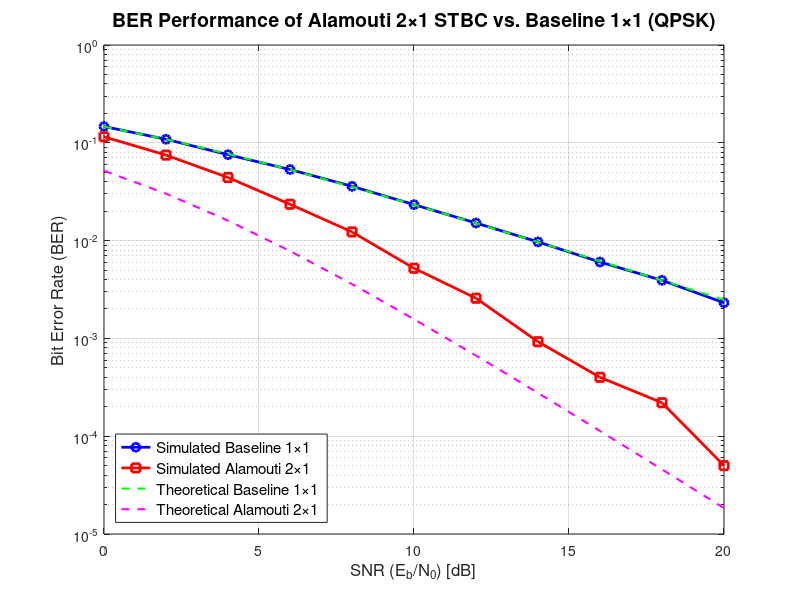
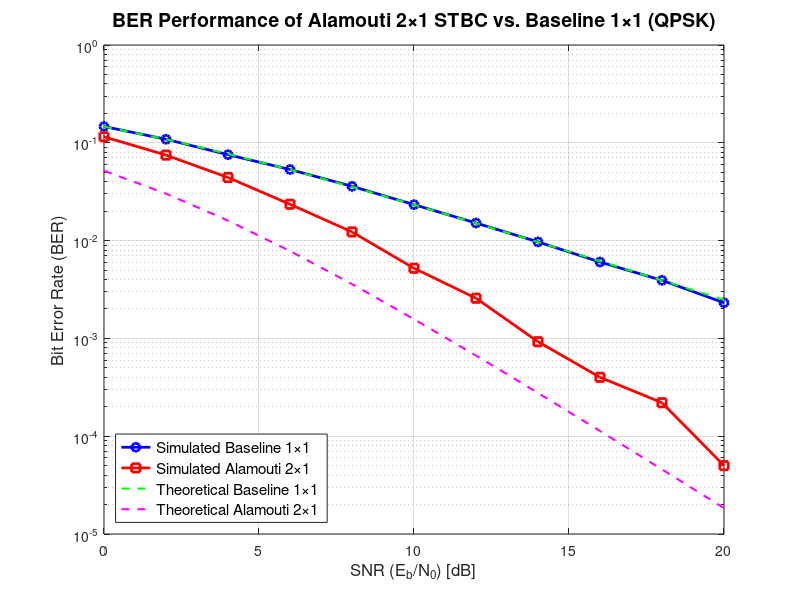
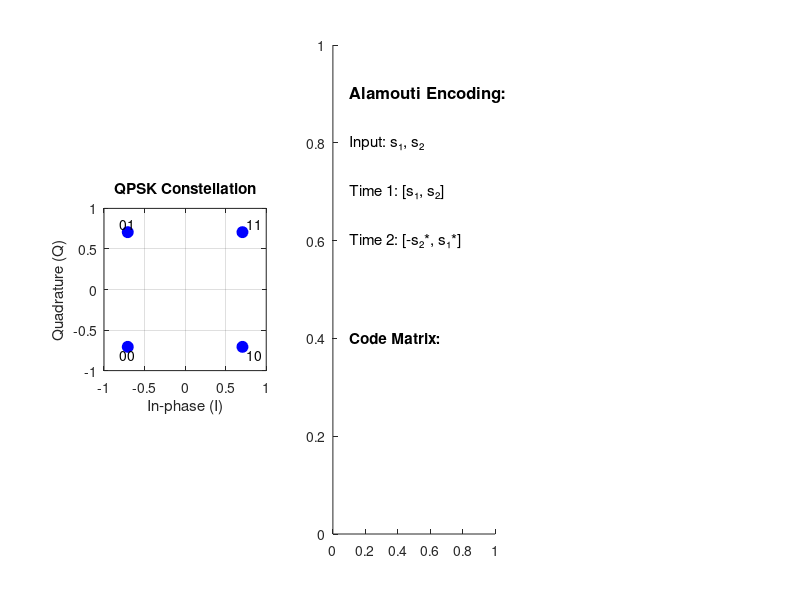

Write MATLAB code to recreate these figures, in order. (Note: this script raises an error after producing the figures.)
% Alamouti Space-Time Block Coding with QPSK
% Assignment 10 - Part 2: Baseline 1×1 vs Alamouti 2×1 STBC (QPSK)

clc; clear; close all;

%% 1. System Setup
N_bits = 200000;           % Total number of bits
k = 2;                     % Bits per symbol (QPSK: log2(4)=2)
N_symbols = N_bits / k;    % Total number of QPSK symbols
SNR_dB = 0:2:20;          % Range of SNR in dB

fprintf('=== ALAMOUTI SPACE-TIME BLOCK CODING ANALYSIS (QPSK) ===\n');
fprintf('Modulation: QPSK\n');
fprintf('Channel: Rayleigh Fading\n');
fprintf('Number of bits: %d\n', N_bits);
fprintf('Number of symbols: %d\n', N_symbols);
fprintf('SNR Range: %d to %d dB\n\n', SNR_dB(1), SNR_dB(end));

% Generate random bits and QPSK symbols (normalized to Es=1)
bits_tx = randi([0 1], 1, N_bits);

% QPSK Mapping: Bit 0 -> -1, Bit 1 -> +1 (for I and Q components)
I_map = 2 * bits_tx(1:2:end) - 1;
Q_map = 2 * bits_tx(2:2:end) - 1;
s_tx = (I_map + 1i * Q_map) / sqrt(2);  % Normalized QPSK symbols

BER_Baseline = zeros(size(SNR_dB));
BER_Alamouti = zeros(size(SNR_dB));

%% 2. BASELINE 1×1 SIMULATION (Uncoded)
fprintf('Computing Baseline 1×1 System...\n');
for ii = 1:length(SNR_dB)
    snr_lin = 10^(SNR_dB(ii)/10);
    noise_var = 1 / (k * snr_lin); % Noise variance N0/2 (Es=1)
    
    % Rayleigh channel (1Tx, 1Rx)
    h_base = (randn(1, N_symbols) + 1i * randn(1, N_symbols)) / sqrt(2);
    
    % AWGN noise
    n_base = sqrt(noise_var/2) * (randn(1, N_symbols) + 1i * randn(1, N_symbols));
    
    % Received signal
    r_base = h_base .* s_tx + n_base;
    
    % Detection (Zero-forcing equalization)
    s_rx_base = (conj(h_base) ./ abs(h_base).^2) .* r_base;
    
    % QPSK Demodulation
    % Decision: If real/imag part > 0 (closer to +1), guess bit 1
    bits_rx_I = real(s_rx_base) > 0;
    bits_rx_Q = imag(s_rx_base) > 0;
    
    % Interleave bits
    bits_rx_base = zeros(1, N_bits);
    bits_rx_base(1:2:end) = bits_rx_I;
    bits_rx_base(2:2:end) = bits_rx_Q;
    
    % Calculate BER
    BER_Baseline(ii) = mean(bits_rx_base ~= bits_tx);
    
    if mod(ii, 3) == 0
        fprintf('  SNR = %2d dB, BER = %.4e\n', SNR_dB(ii), BER_Baseline(ii));
    end
end

%% 3. ALAMOUTI 2×1 STBC SIMULATION
fprintf('\nComputing Alamouti 2×1 STBC...\n');

% Alamouti encoding: process symbols in pairs
s1 = s_tx(1:2:end);  % Symbol pair 1
s2 = s_tx(2:2:end);  % Symbol pair 2
N_pairs = length(s1);

for ii = 1:length(SNR_dB)
    snr_lin = 10^(SNR_dB(ii)/10);
    noise_var = 1 / (k * snr_lin); % Noise variance N0/2
    
    % Alamouti Space-Time Block Code:
    % Time 1: [s1, s2] transmitted from [Tx1, Tx2]
    % Time 2: [-s2*, s1*] transmitted from [Tx1, Tx2]
    
    % Transmitted symbols with power normalization (1/sqrt(2) per antenna)
    x1 = s1 / sqrt(2);        % Tx1 at time 1
    x2 = s2 / sqrt(2);        % Tx2 at time 1
    x3 = -conj(s2) / sqrt(2); % Tx1 at time 2
    x4 = conj(s1) / sqrt(2);  % Tx2 at time 2
    
    % Rayleigh fading channels (constant for two time slots)
    h1 = (randn(1, N_pairs) + 1i * randn(1, N_pairs)) / sqrt(2); % Tx1 to Rx
    h2 = (randn(1, N_pairs) + 1i * randn(1, N_pairs)) / sqrt(2); % Tx2 to Rx
    
    % Complex noise for time 1 and time 2
    n1 = sqrt(noise_var/2) * (randn(1, N_pairs) + 1i * randn(1, N_pairs));
    n2 = sqrt(noise_var/2) * (randn(1, N_pairs) + 1i * randn(1, N_pairs));
    
    % Received signals
    r1 = h1 .* x1 + h2 .* x2 + n1; % Time 1: r1 = h1*x1 + h2*x2 + n1
    r2 = h1 .* x3 + h2 .* x4 + n2; % Time 2: r2 = h1*x3 + h2*x4 + n2
    
    % Alamouti Combining (MRC at receiver) - compensates for the 1/sqrt(2) Tx scaling
    s1_hat_combined = (conj(h1) .* r1 + h2 .* conj(r2)) * sqrt(2);
    s2_hat_combined = (conj(h2) .* r1 - h1 .* conj(r2)) * sqrt(2);
    
    % Channel Gain Normalization
    H_squared = abs(h1).^2 + abs(h2).^2;
    s1_rx = s1_hat_combined ./ H_squared;
    s2_rx = s2_hat_combined ./ H_squared;
    
    % Aggregate received symbols
    s_rx_Alamouti = zeros(1, N_symbols);
    s_rx_Alamouti(1:2:end) = s1_rx;
    s_rx_Alamouti(2:2:end) = s2_rx;
    
    % QPSK Demodulation
    bits_rx_I = real(s_rx_Alamouti) > 0;
    bits_rx_Q = imag(s_rx_Alamouti) > 0;
    
    % Interleave bits
    bits_rx_Alamouti = zeros(1, N_bits);
    bits_rx_Alamouti(1:2:end) = bits_rx_I;
    bits_rx_Alamouti(2:2:end) = bits_rx_Q;
    
    % Calculate BER
    BER_Alamouti(ii) = mean(bits_rx_Alamouti ~= bits_tx);
    
    if mod(ii, 3) == 0
        fprintf('  SNR = %2d dB, BER = %.4e\n', SNR_dB(ii), BER_Alamouti(ii));
    end
end

%% 4. Plot Results
figure('Position', [100, 100, 800, 600]);
semilogy(SNR_dB, BER_Baseline, 'b-o', 'LineWidth', 2, 'MarkerSize', 6); 
hold on;
semilogy(SNR_dB, BER_Alamouti, 'r-s', 'LineWidth', 2, 'MarkerSize', 6);

% --- Added Theoretical Curves for Validation ---
EbNo_lin = 10.^(SNR_dB/10);

% Theoretical BER for 1×1 Rayleigh fading (Diversity Order 1)
BER_theory_1x1 = 0.5 * (1 - sqrt(EbNo_lin ./ (1 + EbNo_lin)));
semilogy(SNR_dB, BER_theory_1x1, 'g--', 'LineWidth', 1.5);

% Theoretical BER for 2×1 Alamouti (Diversity Order 2)
mu = sqrt(EbNo_lin ./ (1 + EbNo_lin));
BER_theory_Alamouti = (0.5 .* (1 - mu)).^2 .* (1 + 2 .* mu);
semilogy(SNR_dB, BER_theory_Alamouti, 'm--', 'LineWidth', 1.5);

% ------------------------------------------------
grid on;
xlabel('SNR (E_b/N_0) [dB]', 'FontSize', 12);
ylabel('Bit Error Rate (BER)', 'FontSize', 12);
title('BER Performance of Alamouti 2×1 STBC vs. Baseline 1×1 (QPSK)', 'FontSize', 14);
legend('Simulated Baseline 1×1', 'Simulated Alamouti 2×1', ...
       'Theoretical Baseline 1×1', 'Theoretical Alamouti 2×1', ...
       'Location', 'southwest', 'FontSize', 11);

% Adjusted y-axis limits to clearly show low BER
xlim([min(SNR_dB) max(SNR_dB)]);
ylim([1e-5 1]);

%% Performance Analysis
fprintf('\n=== PERFORMANCE ANALYSIS ===\n');
fprintf('BER Comparison at Different SNR Values:\n');
fprintf('SNR (dB)\t\tBaseline 1×1\t\tAlamouti 2×1\n');
fprintf('-------------------------------------------------------\n');
for i = 1:3:length(SNR_dB)
    fprintf('%2d\t\t%.4e\t%.4e\n', SNR_dB(i), BER_Baseline(i), BER_Alamouti(i));
end

%% Diversity Gain Analysis
fprintf('\nDiversity Gain Analysis:\n');
fprintf('========================\n');

% Find SNR for target BER = 1e-3
target_ber = 1e-3;
snr_baseline = interp1(BER_Baseline, SNR_dB, target_ber, 'linear', 'extrap');
snr_alamouti = interp1(BER_Alamouti, SNR_dB, target_ber, 'linear', 'extrap');

fprintf('SNR required for BER = %.0e:\n', target_ber);
fprintf('Baseline 1×1: %.2f dB\n', snr_baseline);
fprintf('Alamouti 2×1: %.2f dB\n', snr_alamouti);
fprintf('Alamouti Gain: %.2f dB\n', snr_baseline - snr_alamouti);

% Estimate diversity order from slope at high SNR
high_snr_range = SNR_dB >= 10;
if sum(high_snr_range) >= 3
    p_baseline = polyfit(SNR_dB(high_snr_range), log10(BER_Baseline(high_snr_range)), 1);
    p_alamouti = polyfit(SNR_dB(high_snr_range), log10(BER_Alamouti(high_snr_range)), 1);
    
    div_baseline = -p_baseline(1) * 10/log(10);
    div_alamouti = -p_alamouti(1) * 10/log(10);
    
    fprintf('\nEstimated Diversity Orders (from slope):\n');
    fprintf('Baseline 1×1: %.2f\n', div_baseline);
    fprintf('Alamouti 2×1: %.2f\n', div_alamouti);
    fprintf('Expected Alamouti: 2 (number of transmit antennas)\n');
end

%% QPSK Constellation Analysis
fprintf('\nQPSK Modulation Analysis:\n');
fprintf('=========================\n');
fprintf('Constellation Points: 4\n');
fprintf('Bits per Symbol: 2\n');
fprintf('Symbol Energy: Es = 1 (normalized)\n');
fprintf('Bit Energy: Eb = Es/2 = 0.5\n');
fprintf('Spectral Efficiency: 2 bits/s/Hz\n');

% QPSK constellation mapping
fprintf('\nQPSK Bit-to-Symbol Mapping:\n');
fprintf('00 -> (-1-j)/√2\n');
fprintf('01 -> (-1+j)/√2\n');
fprintf('10 -> (+1-j)/√2\n');
fprintf('11 -> (+1+j)/√2\n');

%% Alamouti Code Analysis for QPSK
fprintf('\nAlamouti STBC for QPSK:\n');
fprintf('=======================\n');
fprintf('Input: Two QPSK symbols s1, s2\n');
fprintf('Code Matrix: [s1  s2 ]\n');
fprintf('             [-s2* s1*]\n');
fprintf('Transmission:\n');
fprintf('  Time 1: Tx1 -> s1, Tx2 -> s2\n');
fprintf('  Time 2: Tx1 -> -s2*, Tx2 -> s1*\n');
fprintf('Properties:\n');
fprintf('  - Orthogonal design: S*S† = (|s1|² + |s2|²)*I\n');
fprintf('  - Full diversity order: 2\n');
fprintf('  - Code rate: 1 (no bandwidth expansion)\n');
fprintf('  - Linear ML decoding complexity\n');

%% Save Results
fprintf('\nSaving results...\n');
save('alamouti_qpsk_results.mat', 'SNR_dB', 'BER_Baseline', 'BER_Alamouti', ...
     'BER_theory_1x1', 'BER_theory_Alamouti', 'N_bits', 'N_symbols', ...
     'target_ber', 'snr_baseline', 'snr_alamouti');

% Export figure
saveas(gcf, 'alamouti_qpsk_ber.png');
saveas(gcf, 'alamouti_qpsk_ber.fig');

fprintf('Analysis complete!\n');
fprintf('Results saved to: alamouti_qpsk_results.mat\n');
fprintf('Figure saved as: alamouti_qpsk_ber.png\n');

%% Additional Visualization: QPSK Constellation and Alamouti Encoding
figure('Position', [200, 200, 1000, 400]);

% QPSK Constellation
subplot(1,3,1);
qpsk_I = [-1, -1, 1, 1]/sqrt(2);
qpsk_Q = [-1, 1, -1, 1]/sqrt(2);
plot(qpsk_I, qpsk_Q, 'bo', 'MarkerSize', 8, 'MarkerFaceColor', 'b');
grid on; axis equal; 
xlim([-1, 1]); ylim([-1, 1]);
xlabel('In-phase (I)'); ylabel('Quadrature (Q)');
title('QPSK Constellation');

% Add bit labels
text(qpsk_I(1)-0.1, qpsk_Q(1)-0.1, '00', 'FontSize', 10);
text(qpsk_I(2)-0.1, qpsk_Q(2)+0.1, '01', 'FontSize', 10);
text(qpsk_I(3)+0.05, qpsk_Q(3)-0.1, '10', 'FontSize', 10);
text(qpsk_I(4)+0.05, qpsk_Q(4)+0.1, '11', 'FontSize', 10);

% Alamouti Encoding Example
subplot(1,3,2);
text(0.1, 0.9, 'Alamouti Encoding:', 'FontSize', 12, 'FontWeight', 'bold');
text(0.1, 0.8, 'Input: s₁, s₂', 'FontSize', 11);
text(0.1, 0.7, 'Time 1: [s₁, s₂]', 'FontSize', 11);
text(0.1, 0.6, 'Time 2: [-s₂*, s₁*]', 'FontSize', 11);
text(0.1, 0.4, 'Code Matrix:', 'FontSize', 11, 'FontWeight', 'bold');
text(0.1, 0.3, '[s₁   s₂ ]', 'FontSize', 11, 'FontFamily', 'monospace');
text(0.1, 0.2, '[-s₂* s₁*]', 'FontSize', 11, 'FontFamily', 'monospace');
title('Space-Time Block Code');
axis([0 1 0 1]); axis off;

% Performance Comparison
subplot(1,3,3);
bar([1, 2], [snr_baseline, snr_alamouti]);
set(gca, 'XTickLabel', {'Baseline 1×1', 'Alamouti 2×1'});
ylabel('SNR (dB) for BER = 10⁻³');
title('SNR Requirement Comparison');
grid on;

% Add values on bars
text(1, snr_baseline + 0.5, sprintf('%.1f dB', snr_baseline), ...
     'HorizontalAlignment', 'center');
text(2, snr_alamouti + 0.5, sprintf('%.1f dB', snr_alamouti), ...
     'HorizontalAlignment', 'center');

sgtitle('QPSK Alamouti STBC Analysis', 'FontSize', 14);

% Save constellation and encoding figure
saveas(gcf, 'qpsk_alamouti_analysis.png');
saveas(gcf, 'qpsk_alamouti_analysis.fig');

fprintf('QPSK analysis figure saved as: qpsk_alamouti_analysis.png\n');

%% Complexity Analysis
fprintf('\nComplexity Analysis:\n');
fprintf('===================\n');
fprintf('Baseline 1×1 System:\n');
fprintf('  - Encoding: Direct QPSK mapping\n');
fprintf('  - Decoding: Zero-forcing equalization\n');
fprintf('  - Complexity: O(1) per symbol\n');
fprintf('  - Diversity: None (order 1)\n\n');

fprintf('Alamouti 2×1 STBC:\n');
fprintf('  - Encoding: Space-time block coding\n');
fprintf('  - Decoding: Linear ML detection\n');
fprintf('  - Complexity: O(M) where M = constellation size\n');
fprintf('  - Diversity: Full transmit diversity (order 2)\n');
fprintf('  - Trade-off: Slight complexity increase for significant gain\n');